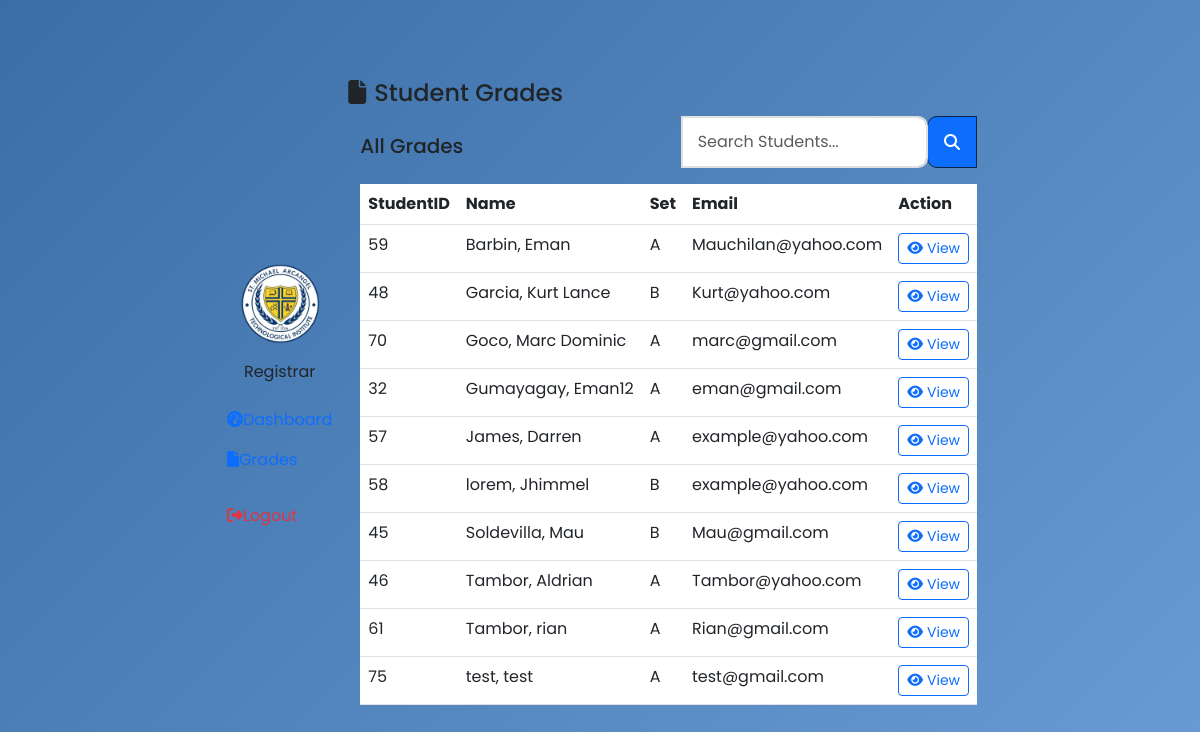
Page /registrar/registrar-students.php on the earlier database version.
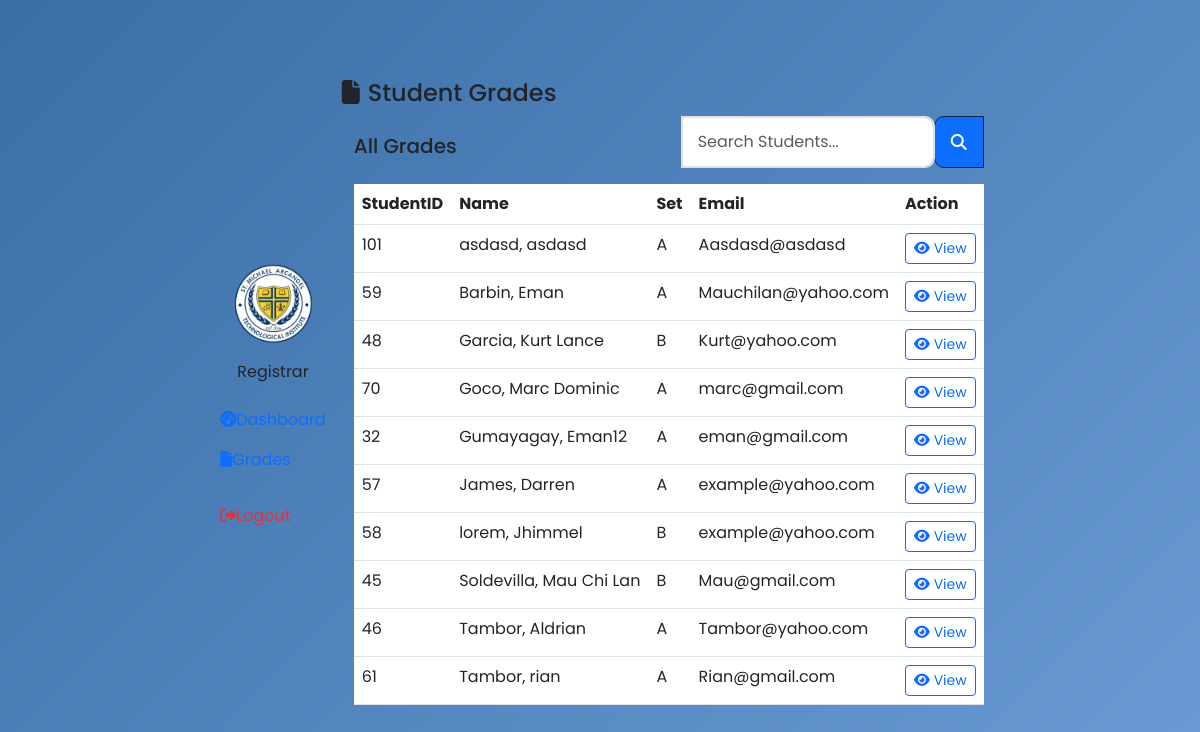
Same page on the later database version.
### tables this page shows
CREATE TABLE `students` (
  `student_id` int(11) NOT NULL AUTO_INCREMENT,
  `username` varchar(225) NOT NULL,
  `password` varchar(225) NOT NULL,
  `email` varchar(225) NOT NULL,
  `firstname` varchar(225) NOT NULL,
  `lastname` varchar(225) NOT NULL,
  `course` varchar(225) NOT NULL,
  `status` varchar(255) DEFAULT NULL,
  `image` varchar(255) NOT NULL,
  `createdAt` timestamp NOT NULL DEFAULT current_timestamp(),
  PRIMARY KEY (`student_id`)
);

### registrar/registrar-students.php (the view, shortened to what this page needs)
<!DOCTYPE html>
<html lang="en">
<head>
<?php include 'includes/header.php' ?>
</head>
<body>
    <?php include('includes/sidebar.php'); ?>
    <main class="main-content">
        <div class="page-header">
            <h4><i class="fa fa-file me-2"></i>Student Grades</h4>
        </div>
        <div class="container">
            <div class="table-header">
                <div class="row align-items-center">
                    <div class="col-md-6">
                        <h5>All Grades</h5>
                    </div>
                    <div class="col-md-6">
                        <div class="input-group mb-3">
                            <input type="text" class="form-control" id="searchInput" placeholder="Search Students...">
                            <span class="input-group-text bg-primary"><i class="fas fa-search text-white"></i></span>
                        </div>
                    </div>
                </div>
            </div>
            <div class="table-responsive flex-grow-1 overflow-auto" style="max-height:600px;">
                <table class="table table-hover">
                    <thead>
                        <th>StudentID</th>
                        <th>Name</th>
                        <th>Set</th>
                        <th>Email</th>
                        <th>Action</th>
                    </thead>
                    <tbody>
                        <?php
                        $conn = connectToDB();
                        $sql = "SELECT * FROM students ORDER BY lastname, firstname ASC";
                        $result = $conn->query($sql);
                        if ($result && $result->num_rows > 0) {
                            while ($row = $result->fetch_assoc()) {
                                echo "<tr>";
                                echo "<td>" . $row["student_id"] . "</td>";
                                echo "<td>" . $row["lastname"] . ", " . $row["firstname"] . "</td>";
                                echo "<td>" . $row["course"] . "</td>";
                                echo "<td>" . $row["email"] . "</td>";
                                echo "<td>
                                        <a class='btn btn-sm btn-outline-primary'
                                        href='registrar-grades-view.php?id=".$row['student_id']."'>
                                         <i class='fas fa-eye me-1'></i>View
                                        </a>
                                    </td>";
                                echo "</tr>";
                            }
                        } else {
                            echo "0 results";
                        }
                        ?>
                    </tbody>
                </table>
            </div>
        </div>
    </main>
</body>
</html>

### registrar/includes/header.php (shortened to what this page needs)
<link href="https://cdn.jsdelivr.net/npm/bootstrap@5.3.0/dist/css/bootstrap.min.css" rel="stylesheet">
<link rel="stylesheet" href="https://cdnjs.cloudflare.com/ajax/libs/font-awesome/6.4.0/css/all.min.css">
<link rel="stylesheet" href="https://cdn.jsdelivr.net/npm/sweetalert2@11/dist/sweetalert2.min.css">
<link rel="stylesheet" href="css/sidebar.css">
<link rel="stylesheet" href="css/style.css">

### registrar/includes/sidebar.php (shortened to what this page needs)
<?php
$current_page = basename($_SERVER['PHP_SELF']);
?>
<div class="sidebar">
    <div class="sidebar-brand flex-column text-center">
        <img class="mb-3" src="../images/logo5.png" alt="logo" width="80px" height="80px">
        <p class="mb-0">Registrar</p>
    </div>
    <ul class="nav flex-column mt-3">
        <li class="nav-item">
            <a class="nav-link <?php echo ($current_page == 'registrar-dashboard.php') ? 'active' : ''; ?>" href="registrar-dashboard.php">
                <i class="fas fa-tachometer-alt"></i>Dashboard
            </a>
        </li>
        <li class="nav-item">
            <a class="nav-link <?php echo ($current_page == 'registrar-students.php') ? 'active' : ''; ?>" href="registrar-students.php">
                <i class="fas fa-file"></i>Grades
            </a>
        </li>
        <li class="nav-item mt-3">
            <a class="nav-link text-danger" id="logoutBtn">
                <i class="fas fa-sign-out-alt"></i>Logout
            </a>
        </li>
    </ul>
</div>

### registrar/css/sidebar.css (style rules this page uses)
.main-content { position: relative; z-index: 1; }
.main-content button, .main-content input, .main-content select, .main-content textarea, .main-content .btn, .main-content a { position: relative; z-index: 2; }
.sidebar { transition: transform 0.3s cubic-bezier(0.4, 0, 0.2, 1); }
.card, .table, form { position: relative; z-index: 2; }

### style.css (style rules this page uses)
:root { --navy-blue: #0a2342; --gold: #d4af37; --light-gold: #f1e5ac; --cream: #f9f7f1; --dark-blue: #051a38; --light-blue: #1c3d6b; --success-green: #28a745; --error-red: #dc3545; --teacher-blue: #2c5f9b; --teacher-light: #4a7fc1; --student-blue: #3a6ea5; --student-light: #6a9bd4; }
* { margin: 0; padding: 0; box-sizing: border-box; font-family: "Poppins", sans-serif; }
body { background: linear-gradient( 135deg, var(--student-blue) 0%, var(--student-light) 100% ); min-height: 100vh; display: flex; align-items: center; justify-content: center; padding: 20px; overflow-x: hidden; transition: all 1.2s cubic-bezier(0.25, 0.46, 0.45, 0.94); position: relative; }
body::before { content: ""; position: absolute; top: 0; left: 0; width: 100%; height: 100%; background: inherit; z-index: -1; transition: all 1.2s cubic-bezier(0.25, 0.46, 0.45, 0.94); }
.form-control { border: 2px solid #e0e0e0; border-radius: 10px; padding: 12px 15px; font-size: 1rem; transition: all 0.3s; }
.input-group-text { background-color: var(--light-blue); border-color: var(--navy-blue); color: white; min-width: 50px; justify-content: center; border-radius: 10px 0 0 10px !important; }
.input-group .form-control { border-radius: 0 10px 10px 0 !important; }

Differences in the rows shown:
removed students: student_id "75", lastname "test", firstname "test", course "A", email "test@gmail.com"
added students: student_id "101", lastname "asdasd", firstname "asdasd", course "A", email "Aasdasd@asdasd"
changed students "Soldevilla": firstname "Mau" → "Mau Chi Lan"
